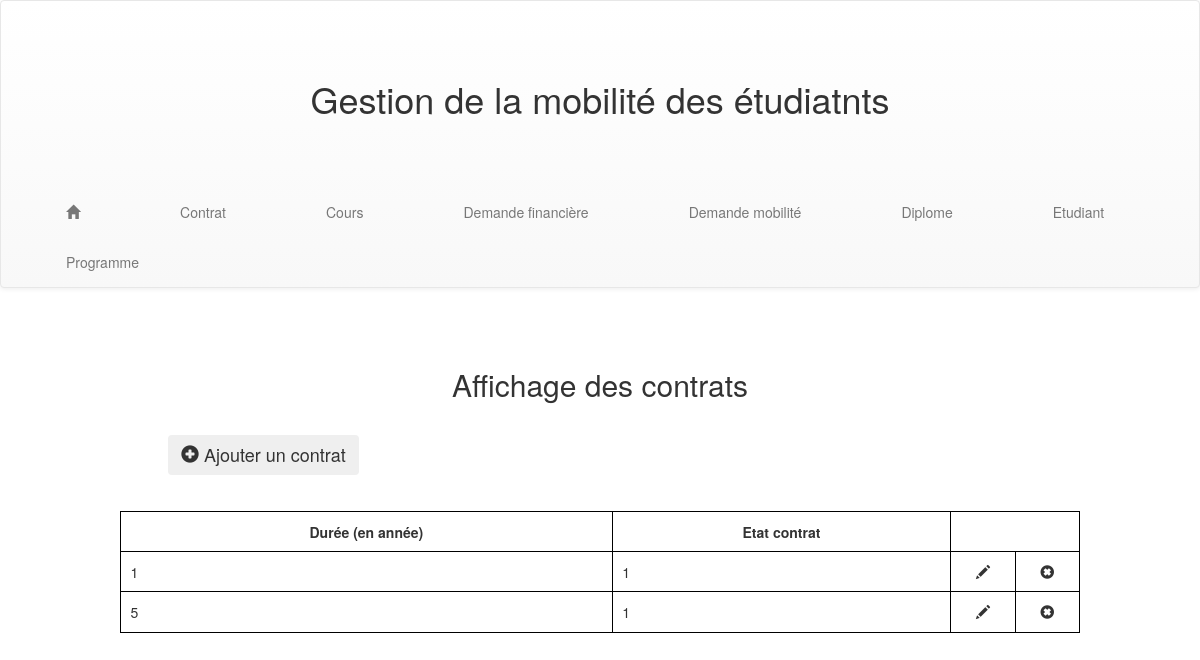
The app's page /Projet_RTAI/afficherContrats.php with its own data.
### tables this page shows
CREATE TABLE IF NOT EXISTS `contrats` (
  `IDCONTRAT` int(2) NOT NULL AUTO_INCREMENT,
  `CODEDIP` int(2) NOT NULL,
  `REFDEMMOB` int(2) NOT NULL,
  `INTITULEP` varchar(128) DEFAULT NULL,
  `DUREE` int(3) DEFAULT NULL,
  `ETATCONTRAT` varchar(128) DEFAULT NULL,
  PRIMARY KEY (`IDCONTRAT`),
  KEY `I_FK_CONTRATS_DIPLOMES` (`CODEDIP`),
  KEY `I_FK_CONTRATS_DEMANDESMOBILES` (`REFDEMMOB`),
  KEY `I_FK_CONTRATS_PROGRAMMES` (`INTITULEP`)
);

### Projet_RTAI/afficherContrats.php (the view, shortened to what this page needs)
<?php
  include 'connexion.php';
?>
<!DOCTYPE html>
<html>
  <head>
    <link rel="stylesheet" href="https://maxcdn.bootstrapcdn.com/bootstrap/3.3.7/css/bootstrap.min.css">
    <link rel="stylesheet" href="https://maxcdn.bootstrapcdn.com/bootstrap/3.3.7/css/bootstrap-theme.min.css">
    <link rel="stylesheet" href="style.css">
  </head>
  <body>
    <nav class="navbar navbar-default">
      <div class="container-fluid">
        <a href="index.php"><h1 id="titre">Gestion de la mobilité des étudiatnts</h1></a>
        <ul class="nav navbar-nav">
          <li><a href="index.php"><span class="glyphicon glyphicon-home" aria-hidden="true"></span></a></li>
          <li><a href="afficherContrats.php">Contrat</a></li>
          <li><a href="afficherCours.php">Cours</a></li>
          <li><a href="#">Demande financière</a></li>
          <li><a href="#">Demande mobilité</a></li>
          <li><a href="afficherDiplomes.php">Diplome</a></li>
          <li><a href="afficherEtudiants.php">Etudiant</a></li>
          <li><a href="afficherProgrammes.php">Programme</a></li>
        </ul>
      </div>
    </nav>
    <h2 id="titre2">Affichage des contrats</h2>
    <button type="button" id="ajout" class="btn btn-light" aria-label="Left Align">
      <a href="ajouterContrat.php"><span class="glyphicon glyphicon-plus-sign" aria-hidden="true"></span> Ajouter un contrat</a>
    </button>
    <table>
      <tr>
        <th class="titre">Durée (en année)</th>
        <th class="titre">Etat contrat</th>
      </tr>
      <?php
  	   $res = $linkpdo->query("SELECT * FROM contrats");
  	   while ($data = $res->fetch()) {
      ?>
        <tr>
        	<th><?php echo $data[1]; ?></th>
        	<th><?php echo $data[2]; ?></th>
      		<td><?php echo '<a href="modifierContrat.php?ID='.$data['IDCONTRAT'].'"><span class="glyphicon glyphicon-pencil" aria-hidden="true"></span></a>'; ?></td>
      		<td><?php echo '<a href="supprimerContrat.php?ID='.$data['IDCONTRAT'].'"><span class="glyphicon glyphicon-remove-sign" aria-hidden="true"></span></a>'; ?></td>
      	</tr>
      <?php
        }
      ?>
  	</table>
  </body>
</html>

### Projet_RTAI/style.css (style rules this page uses)
ul { width: 100%; }
li { margin-left: 3%; margin-right: 3%; }
#titre { text-align: center; padding-bottom: 5%; padding-top: 5%; }
#titre2 { text-align: center; padding-top: 5%; padding-bottom: 2%; }
table { border: 1px solid black; border-collapse:collapse; margin: auto; margin-top: 3%; margin-bottom: 10%; width: 80%; }
td { border: 1px solid black; text-align: center; }
th { border: 1px solid black; padding-left: 1%; padding-right: 1%; padding-top: 1%; padding-bottom: 1%; font-weight: normal; }
.titre { text-align: center; font-weight: bold; }
a { color: #333; }
#ajout { margin-left: 14%; font-size: 18px; }

### records on screen
contrats: CODEDIP "1", REFDEMMOB "1"
contrats: CODEDIP "5", REFDEMMOB "1"
